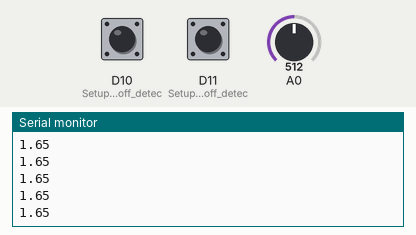
Recording of a sketch running on a simulated Arduino MKR. On the bench: the last lines printed to the serial monitor. Inputs (shaded band) come from the test bench; at power-on: D10 (Setup_for_leads_off_detec) LOW, A0 = 512, D11 (Setup_for_leads_off_detec) LOW. WiFi joins after 1.5 s; servers stay silent unless stated; no MQTT or app messages arrive unless stated.

Above: at 12.7 s.
12.8 s: D10 (Setup_for_leads_off_detec) pulled HIGH for 0.15 s
At 13.6 s:
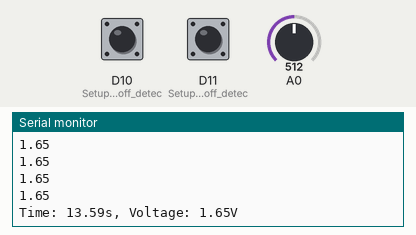
14.4 s: A0 set to 716
At 15.1 s:
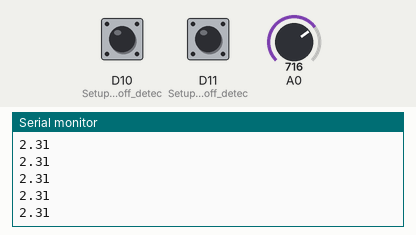
15.9 s: D11 (Setup_for_leads_off_detec) pulled HIGH for 0.15 s
17.5 s: D10 (Setup_for_leads_off_detec) pulled HIGH for 1 s
At 18.1 s:
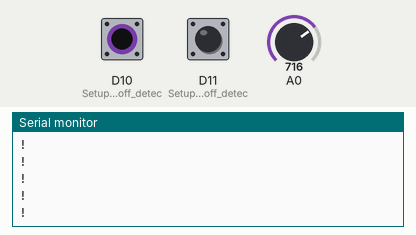
20.0 s: D11 (Setup_for_leads_off_detec) pulled HIGH for 1 s
22.5 s: A0 set to 900
At 23.1 s:
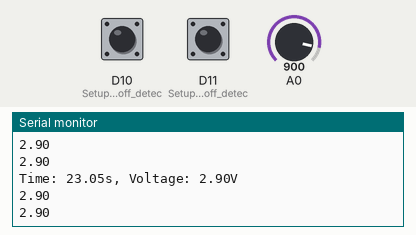
Timing chart, 0 to 25.0 s (numbered marks = the images above; inputs shaded):
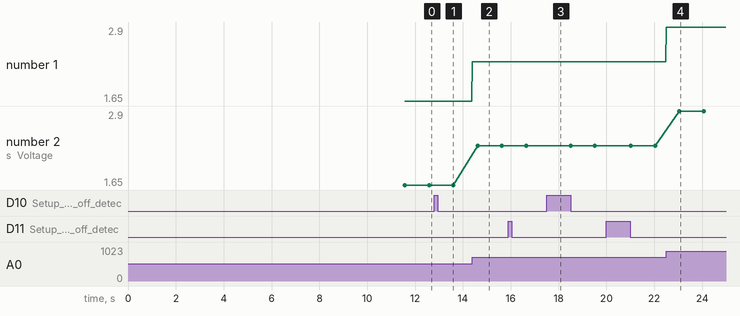

Measured:
- after the input at 12.8 s, the serial monitor: prints a new line at once (image 1)
- after the input at 14.4 s, the serial monitor: prints a new line at once (image 2)
- after the input at 22.5 s, the serial monitor: prints a new line at once (image 4)
- plotted number 1: 1.65 → 2.31 after the input at 14.4 s, 2.31 → 2.9 after the input at 22.5 s
- plotted number 2: 1.65 → 2.31 after the input at 14.4 s, 2.31 → 2.9 after the input at 22.5 s

The sketch:

Final_arduino_code_2topic.ino
```cpp
#include <WiFiNINA.h>
#include <PubSubClient.h>

char ssid[] = "Redmi";
char pass[] = "87654321";
char mqtt_server[] = "192.168.180.153"; // Replace with your Raspberry Pi's IP address
char mqtt_topic1[] = "ecgData"; // New topic 1
char mqtt_topic2[] = "ecgData2"; // New topic 2

WiFiClient wifiClient;
PubSubClient client(wifiClient);

void setup() {
  Serial.begin(9600);
  pinMode(10, INPUT); // Setup for leads off detection LO +
  pinMode(11, INPUT); // Setup for leads off detection LO -
  setupWiFi();
}

void setupWiFi() {
  delay(10);
  while (WiFi.status() != WL_CONNECTED) {
    Serial.print("Attempting to connect to SSID: ");
    Serial.println(ssid);
    if (WiFi.begin(ssid, pass) == WL_CONNECTED) {
      Serial.println("Connected to WiFi");
      delay(5000);
      client.setServer(mqtt_server, 1883);
      reconnect();
    } else {
      Serial.println("Connection failed. Retrying...");
      delay(5000);
    }
  }
}

void reconnect() {
  while (!client.connected()) {
    Serial.println("Attempting MQTT connection...");
    if (client.connect("ArduinoClient")) {
      Serial.println("connected to MQTT");
      delay(5000);
    } else {
      Serial.print("failed, rc=");
      Serial.print(client.state());
      Serial.println(" try again in 5 seconds");
      delay(5000);
    }
  }
}

void loop() {
  static unsigned long previousMillis = 0;
  const unsigned long interval = 1000; // Interval in milliseconds (1 second)
  unsigned long currentMillis = millis();

  if ((digitalRead(10) == 1) || (digitalRead(11) == 1)) {
    Serial.println('!');
  } else {
    int sensorValue = analogRead(A0);
    float voltage = sensorValue * (3.3 / 1023.0); // Convert to millivolts
    Serial.println(voltage);

    if (client.connected()) {
      // Publish to the first topic
      client.publish(mqtt_topic1, String(voltage).c_str());
      // Publish to the second topic
      client.publish(mqtt_topic2, String(voltage).c_str()); // Modify data as needed
    } else {
      reconnect(); // Reconnect to MQTT broker if connection is lost
    }

    // Print the time in seconds on x-axis:
    if (currentMillis - previousMillis >= interval) {
      Serial.print("Time: ");
      Serial.print(currentMillis / 1000.0); // Convert milliseconds to seconds
      Serial.print("s, Voltage: ");
      Serial.print(voltage);
      Serial.println("V");
      previousMillis = currentMillis;
    }
  }

  // Wait for a bit to keep serial data from saturating
  delay(20);
}
```
